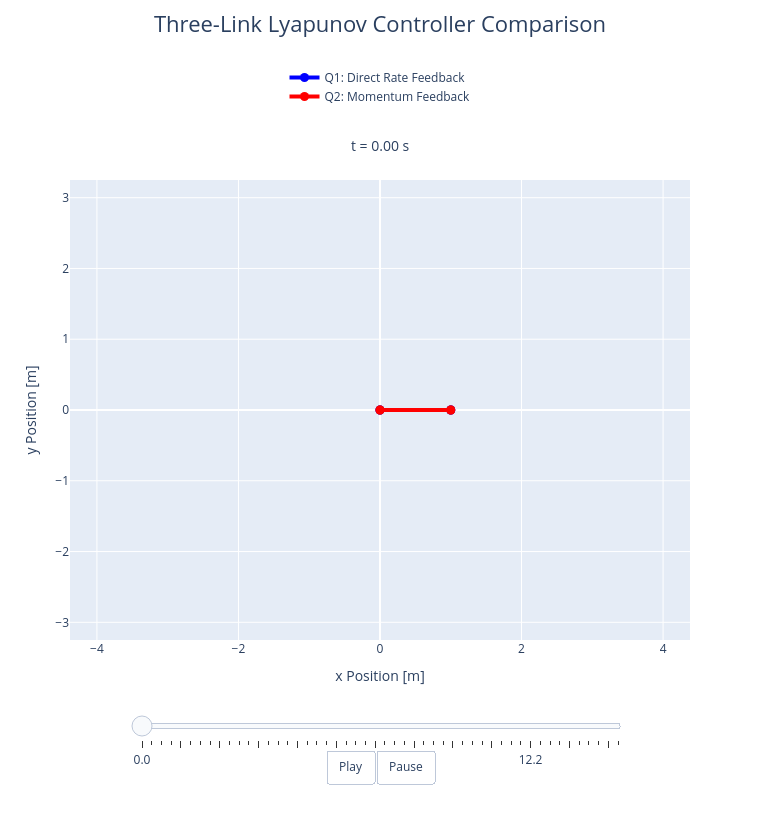

Notebook source saved alongside this figure:
### Code cell
"""
Run and visualize a self-contained comparison of the two Lyapunov
rate-regulation controllers for the three-link system.

This cell is intended as an experimental visualization layer. The
initial link orientations, angular rates, controller gains, simulation
duration, and animation settings can all be changed from the editable
inputs below without modifying the earlier numerical example.

Both controllers are simulated from exactly the same initial state and
their three-link mechanisms are overlaid in the same physical x-y frame:

    Blue : Q_1 = -P_1 q_dot
    Red  : Q_2 = -P_2 [M(q)] q_dot

Their separation during the transient therefore shows how two
Lyapunov-stabilizing controllers can produce different closed-loop
behaviour despite having the same rate-regulation objective.

The simulated trajectories are sampled into animation_data and displayed
interactively using Plotly. The animation can be played continuously or
scrubbed manually using the time slider to inspect individual stages of
the transient response.

The animation_data object is intentionally retained so that the same
simulated response can be passed to a separate GIF export cell without
rerunning the simulation.

This cell reuses the mechanical model developed earlier and assumes that
the following already exist:

    - mass_matrix(q)
    - mass_matrix_derivatives(q)
    - closed_loop_dynamics(t, state, controller)
    - l_1, l_2, l_3
"""

# ============================================================
# User-editable inputs
# ============================================================

# Initial link orientations [deg]
initial_angles_deg = [
    0.0,
    180.0,
    0.0,
]

# Initial link angular rates [deg/s]
initial_rates_deg = [
    0.0,
    -60.0,
    0.0,
]

# Controller gains
P_1_visualization = 1.0      # [kg m^2 / s]
P_2_visualization = 0.72     # [1 / s]

# Simulation interval and output spacing [s]
t_start = 0.0
t_end = 15.0
dt = 0.01

# Animation settings
n_animation_frames = 50
frame_duration_ms = 100


# ============================================================
# Visualization-specific controllers
# ============================================================

def rate_feedback_visualization(q, q_dot):
    Q = -P_1_visualization * q_dot
    return Q


def momentum_feedback_visualization(q, q_dot):
    M = mass_matrix(q)
    generalized_momentum = M @ q_dot
    Q = -P_2_visualization * generalized_momentum
    return Q


# ============================================================
# Build the initial state and simulate both controllers
# ============================================================

n_points = int((t_end - t_start) / dt) + 1
time_visualization = np.linspace(t_start, t_end, n_points)

q_0_visualization = np.deg2rad(initial_angles_deg)
q_dot_0_visualization = np.deg2rad(initial_rates_deg)

initial_state_visualization = np.concatenate(
    (q_0_visualization, q_dot_0_visualization)
)


solution_Q1_visualization = solve_ivp(
    fun=closed_loop_dynamics,
    t_span=(t_start, t_end),
    y0=initial_state_visualization,
    t_eval=time_visualization,
    args=(rate_feedback_visualization,),
    rtol=1e-10,
    atol=1e-12,
)


solution_Q2_visualization = solve_ivp(
    fun=closed_loop_dynamics,
    t_span=(t_start, t_end),
    y0=initial_state_visualization,
    t_eval=time_visualization,
    args=(momentum_feedback_visualization,),
    rtol=1e-10,
    atol=1e-12,
)


# ============================================================
# Convert link orientations into physical endpoint coordinates
# ============================================================

def link_endpoints(q):
    theta_1, theta_2, theta_3 = q

    x_0 = 0.0
    y_0 = 0.0

    x_1 = l_1 * np.cos(theta_1)
    y_1 = l_1 * np.sin(theta_1)

    x_2 = x_1 + l_2 * np.cos(theta_2)
    y_2 = y_1 + l_2 * np.sin(theta_2)

    x_3 = x_2 + l_3 * np.cos(theta_3)
    y_3 = y_2 + l_3 * np.sin(theta_3)

    x_coordinates = np.array([x_0, x_1, x_2, x_3])
    y_coordinates = np.array([y_0, y_1, y_2, y_3])

    return x_coordinates, y_coordinates


# ============================================================
# Sample both simulated trajectories for visualization
# ============================================================

frame_indices = np.linspace(
    0,
    time_visualization.size - 1,
    n_animation_frames,
    dtype=int,
)

q_history_Q1 = solution_Q1_visualization.y[:3,:]
q_history_Q2 = solution_Q2_visualization.y[:3,:]

animation_data = []


for solution_index in frame_indices:
    q_Q1 = q_history_Q1[:,solution_index]
    q_Q2 = q_history_Q2[:,solution_index]

    x_Q1, y_Q1 = link_endpoints(q_Q1)
    x_Q2, y_Q2 = link_endpoints(q_Q2)

    current_time = time_visualization[solution_index]

    frame_data = {
        "x_Q1": x_Q1,
        "y_Q1": y_Q1,
        "x_Q2": x_Q2,
        "y_Q2": y_Q2,
        "time": current_time,
    }

    animation_data.append(frame_data)


# ============================================================
# Construct the interactive Plotly animation
# ============================================================

axis_limit = l_1 + l_2 + l_3 + 0.25
initial_frame = animation_data[0]


figure = go.Figure(
    data=[
        go.Scatter(
            x=initial_frame["x_Q1"],
            y=initial_frame["y_Q1"],
            mode="lines+markers",
            name="Q1: Direct Rate Feedback",
            line=dict(color="blue", width=4),
            marker=dict(color="blue", size=9),
        ),

        go.Scatter(
            x=initial_frame["x_Q2"],
            y=initial_frame["y_Q2"],
            mode="lines+markers",
            name="Q2: Momentum Feedback",
            line=dict(color="red", width=4),
            marker=dict(color="red", size=9),
        ),
    ]
)


# ============================================================
# Build the Plotly animation frames
# ============================================================

plotly_frames = []


for frame_number, frame_data in enumerate(animation_data):
    plotly_frame = go.Frame(
        name=str(frame_number),

        data=[
            go.Scatter(
                x=frame_data["x_Q1"],
                y=frame_data["y_Q1"],
            ),

            go.Scatter(
                x=frame_data["x_Q2"],
                y=frame_data["y_Q2"],
            ),
        ],

        traces=[0, 1],

        layout=go.Layout(
            annotations=[
                dict(
                    text=f't = {frame_data["time"]:.2f} s',
                    x=0.5,
                    y=1.02,
                    xref="paper",
                    yref="paper",
                    xanchor="center",
                    yanchor="bottom",
                    showarrow=False,
                    font=dict(size=14),
                )
            ]
        ),
    )

    plotly_frames.append(plotly_frame)


figure.frames = plotly_frames


# ============================================================
# Build the time slider
# ============================================================

slider_steps = []
slider_label_interval = max(1, n_animation_frames // 5)


for frame_number, frame_data in enumerate(animation_data):
    show_label = (
        frame_number % slider_label_interval == 0
        or frame_number == n_animation_frames - 1
    )

    slider_label = f'{frame_data["time"]:.1f}' if show_label else ""

    slider_step = dict(
        method="animate",
        label=slider_label,

        args=[
            [str(frame_number)],
            {
                "mode": "immediate",
                "frame": {
                    "duration": 0,
                    "redraw": True,
                },
                "transition": {
                    "duration": 0,
                },
            },
        ],
    )

    slider_steps.append(slider_step)


# ============================================================
# Configure the Plotly layout and controls
# ============================================================

figure.update_layout(
    title=dict(
        text="Three-Link Lyapunov Controller Comparison",
        x=0.5,
        y=0.98,
        xanchor="center",
        yanchor="top",
        font=dict(size=22),
    ),

    width=760,
    height=820,

    margin=dict(t=180, b=180, l=70, r=70),

    legend=dict(
        orientation="v",
        x=0.5,
        xanchor="center",
        y=1.15,
        yanchor="bottom",
    ),

    annotations=[
        dict(
            text=f't = {initial_frame["time"]:.2f} s',
            x=0.5,
            y=1.05,
            xref="paper",
            yref="paper",
            xanchor="center",
            yanchor="bottom",
            showarrow=False,
            font=dict(size=14),
        )
    ],

    xaxis=dict(
        title="x Position [m]",
        range=[-axis_limit, axis_limit],
        zeroline=True,
        scaleanchor="y",
        scaleratio=1,
    ),

    yaxis=dict(
        title="y Position [m]",
        range=[-axis_limit, axis_limit],
        zeroline=True,
    ),

    sliders=[
        dict(
            active=0,
            x=0.10,
            len=0.80,
            y=-0.10,
            yanchor="top",
            currentvalue=dict(visible=False),
            pad=dict(t=30),
            steps=slider_steps,
        )
    ],

    updatemenus=[
        dict(
            type="buttons",
            direction="left",
            x=0.5,
            xanchor="center",
            y=-0.24,
            yanchor="top",
            showactive=False,

            buttons=[
                dict(
                    label="Play",
                    method="animate",

                    args=[
                        None,
                        {
                            "frame": {
                                "duration": frame_duration_ms,
                                "redraw": True,
                            },
                            "transition": {
                                "duration": 0,
                            },
                            "fromcurrent": True,
                        },
                    ],
                ),

                dict(
                    label="Pause",
                    method="animate",

                    args=[
                        [None],
                        {
                            "frame": {
                                "duration": 0,
                                "redraw": False,
                            },
                            "mode": "immediate",
                        },
                    ],
                ),
            ],
        )
    ],
)


figure.show()

### Figure 1 — Plotly figure (JSON) as saved in the notebook; plotly's stock layout.template omitted (floating-point values rounded to 4 significant figures)
{"data": [{"line": {"color": "blue", "width": 4}, "marker": {"color": "blue", "size": 9}, "mode": "lines+markers", "name": "Q1: Direct Rate Feedback", "type": "scatter", "x": [0.0, 1.0, 0.0, 1.0], "y": [0.0, 0.0, 1.225e-16, 1.225e-16]}, {"line": {"color": "red", "width": 4}, "marker": {"color": "red", "size": 9}, "mode": "lines+markers", "name": "Q2: Momentum Feedback", "type": "scatter", "x": [0.0, 1.0, 0.0, 1.0], "y": [0.0, 0.0, 1.225e-16, 1.225e-16]}], "layout": {"annotations": [{"font": {"size": 14}, "showarrow": false, "text": "t = 0.00 s", "x": 0.5, "xanchor": "center", "xref": "paper", "y": 1.05, "yanchor": "bottom", "yref": "paper"}], "height": 820, "legend": {"orientation": "v", "x": 0.5, "xanchor": "center", "y": 1.15, "yanchor": "bottom"}, "margin": {"b": 180, "l": 70, "r": 70, "t": 180}, "sliders": [{"active": 0, "currentvalue": {"visible": false}, "len": 0.8, "pad": {"t": 30}, "steps": [{"args": [["0"], {"frame": {"duration": 0, "redraw": true}, "mode": "immediate", "transition": {"duration": 0}}], "label": "0.0", "method": "animate"}, {"args": [["1"], {"frame": {"duration": 0, "redraw": true}, "mode": "immediate", "transition": {"duration": 0}}], "label": "", "method": "animate"}, {"args": [["2"], {"frame": {"duration": 0, "redraw": true}, "mode": "immediate", "transition": {"duration": 0}}], "label": "", "method": "animate"}, {"args": [["3"], {"frame": {"duration": 0, "redraw": true}, "mode": "immediate", "transition": {"duration": 0}}], "label": "", "method": "animate"}, {"args": [["4"], {"frame": {"duration": 0, "redraw": true}, "mode": "immediate", "transition": {"duration": 0}}], "label": "", "method": "animate"}, {"args": [["5"], {"frame": {"duration": 0, "redraw": true}, "mode": "immediate", "transition": {"duration": 0}}], "label": "", "method": "animate"}, {"args": [["6"], {"frame": {"duration": 0, "redraw": true}, "mode": "immediate", "transition": {"duration": 0}}], "label": "", "method": "animate"}, {"args": [["7"], {"frame": {"duration": 0, "redraw": true}, "mode": "immediate", "transition": {"duration": 0}}], "label": "", "method": "animate"}, {"args": [["8"], {"frame": {"duration": 0, "redraw": true}, "mode": "immediate", "transition": {"duration": 0}}], "label": "", "method": "animate"}, {"args": [["9"], {"frame": {"duration": 0, "redraw": true}, "mode": "immediate", "transition": {"duration": 0}}], "label": "", "method": "animate"}, {"args": [["10"], {"frame": {"duration": 0, "redraw": true}, "mode": "immediate", "transition": {"duration": 0}}], "label": "3.1", "method": "animate"}, {"args": [["11"], {"frame": {"duration": 0, "redraw": true}, "mode": "immediate", "transition": {"duration": 0}}], "label": "", "method": "animate"}, {"args": [["12"], {"frame": {"duration": 0, "redraw": true}, "mode": "immediate", "transition": {"duration": 0}}], "label": "", "method": "animate"}, {"args": [["13"], {"frame": {"duration": 0, "redraw": true}, "mode": "immediate", "transition": {"duration": 0}}], "label": "", "method": "animate"}, {"args": [["14"], {"frame": {"duration": 0, "redraw": true}, "mode": "immediate", "transition": {"duration": 0}}], "label": "", "method": "animate"}, {"args": [["15"], {"frame": {"duration": 0, "redraw": true}, "mode": "immediate", "transition": {"duration": 0}}], "label": "", "method": "animate"}, {"args": [["16"], {"frame": {"duration": 0, "redraw": true}, "mode": "immediate", "transition": {"duration": 0}}], "label": "", "method": "animate"}, {"args": [["17"], {"frame": {"duration": 0, "redraw": true}, "mode": "immediate", "transition": {"duration": 0}}], "label": "", "method": "animate"}, {"args": [["18"], {"frame": {"duration": 0, "redraw": true}, "mode": "immediate", "transition": {"duration": 0}}], "label": "", "method": "animate"}, {"args": [["19"], {"frame": {"duration": 0, "redraw": true}, "mode": "immediate", "transition": {"duration": 0}}], "label": "", "method": "animate"}, {"args": [["20"], {"frame": {"duration": 0, "redraw": true}, "mode": "immediate", "transition": {"duration": 0}}], "label": "6.1", "method": "animate"}, {"args": [["21"], {"frame": {"duration": 0, "redraw": true}, "mode": "immediate", "transition": {"duration": 0}}], "label": "", "method": "animate"}, {"args": [["22"], {"frame": {"duration": 0, "redraw": true}, "mode": "immediate", "transition": {"duration": 0}}], "label": "", "method": "animate"}, {"args": [["23"], {"frame": {"duration": 0, "redraw": true}, "mode": "immediate", "transition": {"duration": 0}}], "label": "", "method": "animate"}, {"args": [["24"], {"frame": {"duration": 0, "redraw": true}, "mode": "immediate", "transition": {"duration": 0}}], "label": "", "method": "animate"}, {"args": [["25"], {"frame": {"duration": 0, "redraw": true}, "mode": "immediate", "transition": {"duration": 0}}], "label": "", "method": "animate"}, {"args": [["26"], {"frame": {"duration": 0, "redraw": true}, "mode": "immediate", "transition": {"duration": 0}}], "label": "", "method": "animate"}, {"args": [["27"], {"frame": {"duration": 0, "redraw": true}, "mode": "immediate", "transition": {"duration": 0}}], "label": "", "method": "animate"}, {"args": [["28"], {"frame": {"duration": 0, "redraw": true}, "mode": "immediate", "transition": {"duration": 0}}], "label": "", "method": "animate"}, {"args": [["29"], {"frame": {"duration": 0, "redraw": true}, "mode": "immediate", "transition": {"duration": 0}}], "label": "", "method": "animate"}, {"args": [["30"], {"frame": {"duration": 0, "redraw": true}, "mode": "immediate", "transition": {"duration": 0}}], "label": "9.2", "method": "animate"}, {"args": [["31"], {"frame": {"duration": 0, "redraw": true}, "mode": "immediate", "transition": {"duration": 0}}], "label": "", "method": "animate"}, {"args": [["32"], {"frame": {"duration": 0, "redraw": true}, "mode": "immediate", "transition": {"duration": 0}}], "label": "", "method": "animate"}, {"args": [["33"], {"frame": {"duration": 0, "redraw": true}, "mode": "immediate", "transition": {"duration": 0}}], "label": "", "method": "animate"}, {"args": [["34"], {"frame": {"duration": 0, "redraw": true}, "mode": "immediate", "transition": {"duration": 0}}], "label": "", "method": "animate"}, {"args": [["35"], {"frame": {"duration": 0, "redraw": true}, "mode": "immediate", "transition": {"duration": 0}}], "label": "", "method": "animate"}, {"args": [["36"], {"frame": {"duration": 0, "redraw": true}, "mode": "immediate", "transition": {"duration": 0}}], "label": "", "method": "animate"}, {"args": [["37"], {"frame": {"duration": 0, "redraw": true}, "mode": "immediate", "transition": {"duration": 0}}], "label": "", "method": "animate"}, {"args": [["38"], {"frame": {"duration": 0, "redraw": true}, "mode": "immediate", "transition": {"duration": 0}}], "label": "", "method": "animate"}, {"args": [["39"], {"frame": {"duration": 0, "redraw": true}, "mode": "immediate", "transition": {"duration": 0}}], "label": "", "method": "animate"}, {"args": [["40"], {"frame": {"duration": 0, "redraw": true}, "mode": "immediate", "transition": {"duration": 0}}], "label": "12.2", "method": "animate"}, {"args": [["41"], {"frame": {"duration": 0, "redraw": true}, "mode": "immediate", "transition": {"duration": 0}}], "label": "", "method": "animate"}, {"args": [["42"], {"frame": {"duration": 0, "redraw": true}, "mode": "immediate", "transition": {"duration": 0}}], "label": "", "method": "animate"}, {"args": [["43"], {"frame": {"duration": 0, "redraw": true}, "mode": "immediate", "transition": {"duration": 0}}], "label": "", "method": "animate"}, {"args": [["44"], {"frame": {"duration": 0, "redraw": true}, "mode": "immediate", "transition": {"duration": 0}}], "label": "", "method": "animate"}, {"args": [["45"], {"frame": {"duration": 0, "redraw": true}, "mode": "immediate", "transition": {"duration": 0}}], "label": "", "method": "animate"}, {"args": [["46"], {"frame": {"duration": 0, "redraw": true}, "mode": "immediate", "transition": {"duration": 0}}], "label": "", "method": "animate"}, {"args": [["47"], {"frame": {"duration": 0, "redraw": true}, "mode": "immediate", "transition": {"duration": 0}}], "label": "", "method": "animate"}, {"args": [["48"], {"frame": {"duration": 0, "redraw": true}, "mode": "immediate", "transition": {"duration": 0}}], "label": "", "method": "animate"}, {"args": [["49"], {"frame": {"duration": 0, "redraw": true}, "mode": "immediate", "transition": {"duration": 0}}], "label": "15.0", "method": "animate"}], "x": 0.1, "y": -0.1, "yanchor": "top"}], "title": {"font": {"size": 22}, "text": "Three-Link Lyapunov Controller Comparison", "x": 0.5, "xanchor": "center", "y": 0.98, "yanchor": "top"}, "updatemenus": [{"buttons": [{"args": [null, {"frame": {"duration": 100, "redraw": true}, "fromcurrent": true, "transition": {"duration": 0}}], "label": "Play", "method": "animate"}, {"args": [[null], {"frame": {"duration": 0, "redraw": false}, "mode": "immediate"}], "label": "Pause", "method": "animate"}], "direction": "left", "showactive": false, "type": "buttons", "x": 0.5, "xanchor": "center", "y": -0.24, "yanchor": "top"}], "width": 760, "xaxis": {"domain": [0, 1], "range": [-4.38, 4.38], "scaleanchor": "y", "scaleratio": 1, "title": {"text": "x Position [m]"}, "type": "linear", "zeroline": true}, "yaxis": {"domain": [0, 1], "range": [-3.25, 3.25], "title": {"text": "y Position [m]"}, "type": "linear", "zeroline": true}}}
